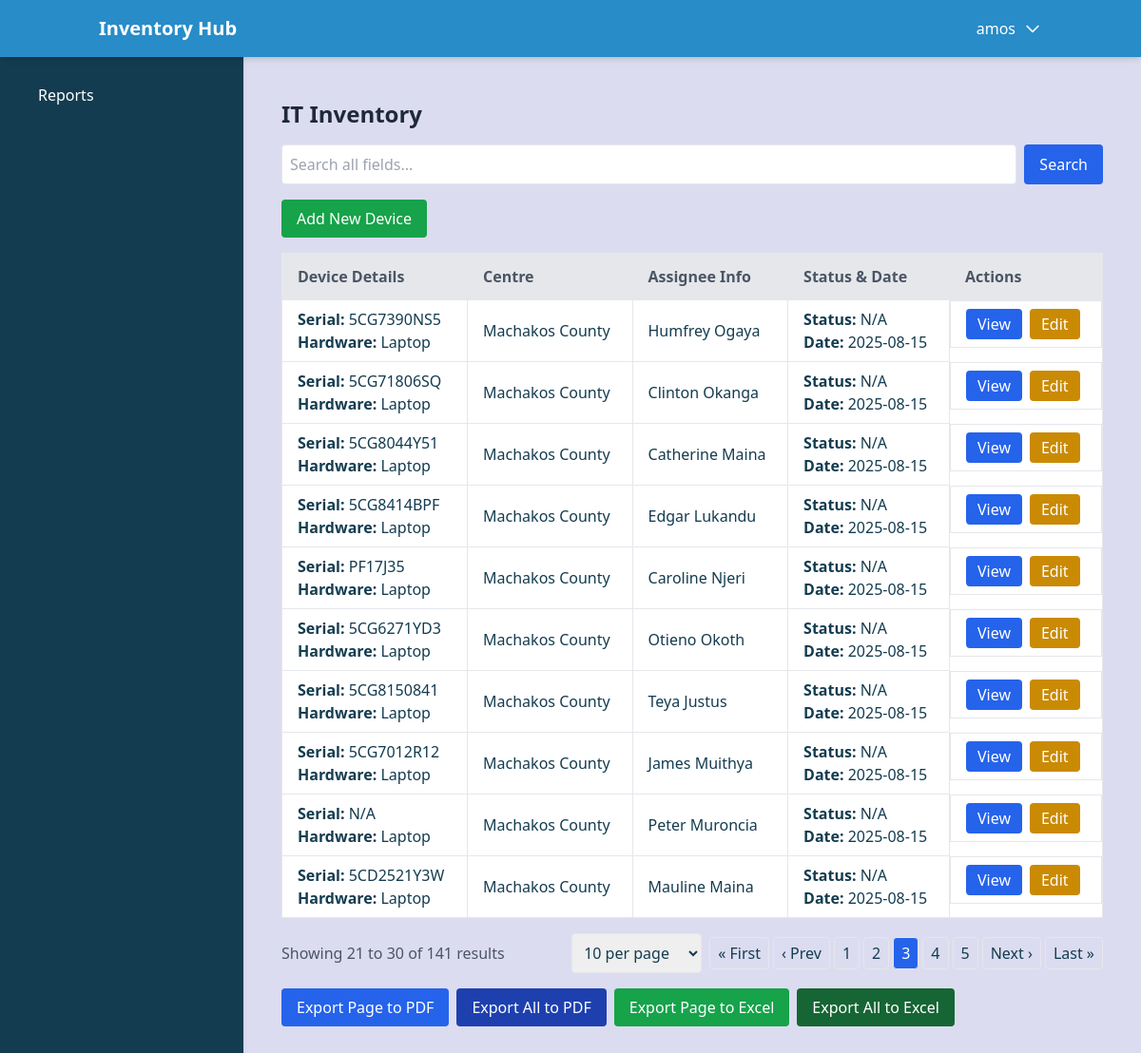
The app's page /display/displaycsv/?page=3&items_per_page=10 (signed in) with its own data.
### devices/models.py (models this page shows, shortened)
class CustomUser(AbstractUser):
    is_trainer = models.BooleanField(default=False)
    is_staff = models.BooleanField(default=True)
    centre = models.ForeignKey('Centre', on_delete=models.SET_NULL, null=True, blank=True)
    groups = models.ManyToManyField(
        'auth.Group',
        related_name='customuser_set',
        blank=True,
        help_text='The groups this user belongs to.',
        verbose_name='groups',
    )
    def __str__(self):
        return self.username

class Import(models.Model):
    centre = models.ForeignKey(Centre, on_delete=models.SET_NULL, null=True, blank=True)
    department = models.CharField(max_length=100, blank=True, null=True)
    hardware = models.CharField(max_length=100, blank=True, null=True)
    system_model = models.CharField(max_length=100, blank=True, null=True)
    processor = models.CharField(max_length=100, blank=True, null=True)
    ram_gb = models.CharField(max_length=10, blank=True, null=True)
    hdd_gb = models.CharField(max_length=10, blank=True, null=True)
    serial_number = models.CharField(max_length=100, blank=True, null=True)
    assignee_first_name = models.CharField(max_length=50, blank=True, null=True)
    assignee_last_name = models.CharField(max_length=50, blank=True, null=True)
    assignee_email_address = models.EmailField(blank=True, null=True)
    device_condition = models.CharField(max_length=100, blank=True, null=True)
    status = models.CharField(max_length=50, blank=True, null=True)
    date = models.DateField(blank=True, null=True)
    added_by = models.ForeignKey(CustomUser, on_delete=models.SET_NULL, null=True, related_name='imports_added')
    approved_by = models.ForeignKey(CustomUser, on_delete=models.SET_NULL, null=True, blank=True, related_name='imports_approved')
    is_approved = models.BooleanField(default=False)
    reason_for_update = models.TextField(blank=True, null=True)

class Centre(models.Model):
    name = models.CharField(max_length=300)
    centre_code = models.CharField(max_length=30, unique=True)
    def __str__(self):
        return f"{self.name} ({self.centre_code})"

### devices/views.py (the view, shortened to what this page needs)
# urls.py: path('displaycsv/', views.display_csv, name='display_csv'),
@login_required
def display_csv(request):
    if request.user.is_superuser:
        data = Import.objects.all()
        logger.debug("Superuser: Fetching all Import records")
    elif request.user.is_trainer:
        if not request.user.centre:
            logger.warning(f"Trainer {request.user.username} has no associated centre")
            data = Import.objects.none()
        else:
            data = Import.objects.filter(centre=request.user.centre)
            logger.debug(f"Trainer {request.user.username}: Fetching records for centre {request.user.centre}, count: {data.count()}")
    else:
        data = Import.objects.none()
        logger.debug(f"User {request.user.username} is neither superuser nor trainer")
    search_query = request.GET.get('search', '')
    items_per_page = request.GET.get('items_per_page', '10')
    try:
        items_per_page = int(items_per_page)
        if items_per_page not in [10, 25, 50, 100, 500]:
            items_per_page = 10
    except ValueError:
        items_per_page = 10
    paginator = Paginator(data, items_per_page)
    page_number = request.GET.get('page', 1)
    try:
        page_number = int(page_number)
    except ValueError:
        page_number = 1
    try:
        data_on_page = paginator.page(page_number)
    except PageNotAnInteger:
        data_on_page = paginator.page(1)
    except EmptyPage:
        data_on_page = paginator.page(paginator.num_pages)
    logger.debug(f"Page {page_number}: {len(data_on_page)} records, Total pages: {paginator.num_pages}")
    data_with_pending = []
    unapproved_count = 0
    for item in data_on_page:
        pending_update = item.pending_updates.order_by('-created_at').first()
        data_with_pending.append({
            'item': item,
            'pending_update': pending_update
        })
        if not item.is_approved:
            unapproved_count += 1
    report_data = {
        'total_records': data.count(),
        'search_query': search_query,
        'items_per_page': items_per_page,
    }
    items_per_page_options = [10, 25, 50, 100, 500]
    return render(request, 'import/displaycsv.html', {
        'data_with_pending': data_with_pending,
        'paginator': paginator,
        'data': data_on_page,
        'report_data': report_data,
        'centres': Centre.objects.all(),
        'items_per_page_options': items_per_page_options,
        'unapproved_count': unapproved_count
    })

### devices/templates/import/displaycsv.html (shortened to what this page needs)
{% extends 'dashboard.html' %}
{% block content %}
<div class="container mx-auto p-4">
  <h2 class="text-2xl font-bold mb-4 text-gray-800">IT Inventory</h2>
  <div class="mb-4">
    <form method="GET" action="{% url 'display_csv' %}" class="flex space-x-2">
      <input type="text" name="search" value="{{ report_data.search_query }}" placeholder="Search all fields..." class="border p-2 rounded w-full focus:outline-none focus:ring-2 focus:ring-blue-500">
      <button type="submit" class="bg-blue-600 text-white px-4 py-2 rounded hover:bg-blue-700 transition duration-200">Search</button>
    </form>
  </div>
  <div class="mb-4 flex flex-col sm:flex-row sm:space-x-4 space-y-2 sm:space-y-0">
    <a href="{% url 'import_add' %}" class="bg-green-600 text-white px-4 py-2 rounded hover:bg-green-700 transition duration-200 w-full sm:w-auto">Add New Device</a>
  </div>
  <div class="overflow-x-auto">
    <table class="min-w-full bg-white border shadow-sm">
      <thead>
        <tr class="bg-gray-200 text-gray-600">
          <th class="py-3 px-4 border text-left">Device Details</th>
          <th class="py-3 px-4 border text-left">Centre</th>
          <th class="py-3 px-4 border text-left">Assignee Info</th>
          <th class="py-3 px-4 border text-left">Status & Date</th>
          <th class="py-3 px-4 border text-left">Actions</th>
        </tr>
      </thead>
      <tbody>
        {% if data_with_pending %}
          {% for entry in data_with_pending %}
            {% with item=entry.item %}
            <tr class="hover:bg-gray-50 animate__animated animate__fadeIn transition duration-150">
              <td class="py-2 px-4 border">
                <strong>Serial:</strong> {{ item.serial_number|default:"N/A" }}<br>
                <strong>Hardware:</strong> {{ item.hardware|default:"N/A" }}
              </td>
              <td class="py-2 px-4 border">{{ item.centre.name|default:"N/A" }}</td>
              <td class="py-2 px-4 border">{{ item.assignee_first_name|default:"N/A" }} {{ item.assignee_last_name|default:"" }}</td>
              <td class="py-2 px-4 border">
                <strong>Status:</strong> {{ item.status|default:"N/A" }}<br>
                <strong>Date:</strong> {{ item.date|date:"Y-m-d"|default:"N/A" }}
              </td>
              <td class="py-2 px-4 border flex space-x-2">
                <button class="bg-blue-600 text-white px-3 py-1 rounded hover:bg-blue-700 transition duration-200" onclick="openModal('viewModal{{ item.id }}')">View</button>
                {% if user.is_superuser or user.is_trainer %}
                  <button class="bg-yellow-600 text-white px-3 py-1 rounded hover:bg-yellow-700 transition duration-200" onclick="openModal('editModal{{ item.id }}')">Edit</button>
                {% endif %}
              </td>
            </tr>
            {% endwith %}
          {% endfor %}
        {% else %}
          <tr>
            <td colspan="5" class="py-2 px-4 border text-center text-gray-600">No records found.</td>
          </tr>
        {% endif %}
      </tbody>
    </table>
  </div>
  {% if paginator.num_pages > 1 or data_with_pending %}
    <div class="flex flex-col md:flex-row justify-between items-center mt-4 space-y-4 md:space-y-0">
      <div class="text-gray-600">
        Showing {{ data.start_index }} to {{ data.end_index }} of {{ report_data.total_records }} results
      </div>
      <div class="flex space-x-2 items-center">
        <div>
          <select onchange="updateItemsPerPage(this)" class="border p-2 rounded focus:outline-none focus:ring-2 focus:ring-blue-500">
            {% for size in items_per_page_options %}
              <option value="{{ size }}" {% if report_data.items_per_page|add:"0" == size|add:"0" %}selected{% endif %}>{{ size }} per page</option>
            {% endfor %}
          </select>
        </div>
        {% if paginator.num_pages > 1 %}
          <div class="flex space-x-1">
            {% if data.has_previous %}
              <a href="{% url 'display_csv' %}?page=1&items_per_page={{ report_data.items_per_page }}" class="px-2 py-1 border rounded hover:bg-gray-200 transition duration-200">&laquo; First</a>
              <a href="{% url 'display_csv' %}?page={{ data.previous_page_number }}&items_per_page={{ report_data.items_per_page }}{% if report_data.search_query %}&search={{ report_data.search_query }}{% endif %}" class="px-2 py-1 border rounded hover:bg-gray-200 transition duration-200">&lsaquo; Prev</a>
            {% endif %}
            {% for num in paginator.page_range %}
              {% if num >= data.number|add:-2 and num <= data.number|add:2 %}
                <a href="{% url 'display_csv' %}?page={{ num }}&items_per_page={{ report_data.items_per_page }}{% if report_data.search_query %}&search={{ report_data.search_query }}{% endif %}" class="px-2 py-1 border rounded {% if num == data.number %}bg-blue-600 text-white{% else %}hover:bg-gray-200{% endif %} transition duration-200">{{ num }}</a>
              {% endif %}
            {% endfor %}
            {% if data.has_next %}
              <a href="{% url 'display_csv' %}?page={{ data.next_page_number }}&items_per_page={{ report_data.items_per_page }}{% if report_data.search_query %}&search={{ report_data.search_query }}{% endif %}" class="px-2 py-1 border rounded hover:bg-gray-200 transition duration-200">Next &rsaquo;</a>
              <a href="{% url 'display_csv' %}?page={{ paginator.num_pages }}&items_per_page={{ report_data.items_per_page }}{% if report_data.search_query %}&search={{ report_data.search_query }}{% endif %}" class="px-2 py-1 border rounded hover:bg-gray-200 transition duration-200">Last &raquo;</a>
            {% endif %}
          </div>
        {% endif %}
      </div>
    </div>
  {% endif %}
  <div class="mt-4 flex flex-col sm:flex-row sm:space-x-2 space-y-2 sm:space-y-0">
    <a href="{% url 'export_to_pdf' %}?scope=page{% if report_data.search_query %}&search={{ report_data.search_query }}{% endif %}&page={{ data.number }}" class="bg-blue-600 text-white px-4 py-2 rounded hover:bg-blue-700 transition duration-200 w-full sm:w-auto">Export Page to PDF</a>
    <a href="{% url 'export_to_pdf' %}?scope=all" class="bg-blue-800 text-white px-4 py-2 rounded hover:bg-blue-900 transition duration-200 w-full sm:w-auto">Export All to PDF</a>
    <button onclick="exportToExcel('page')" class="bg-green-600 text-white px-4 py-2 rounded hover:bg-green-700 transition duration-200 w-full sm:w-auto">Export Page to Excel</button>
    <button onclick="exportToExcel('all')" class="bg-green-800 text-white px-4 py-2 rounded hover:bg-green-900 transition duration-200 w-full sm:w-auto">Export All to Excel</button>
  </div>
</div>
{% endblock %}

### devices/templates/dashboard.html (shortened to what this page needs)
<!DOCTYPE html>
<html lang="en">
<head>
    <script src="https://cdn.tailwindcss.com"></script>
</head>
<body class="flex flex-col min-h-screen bg-light text-primary">
    <header class="bg-accent text-white shadow-md fixed w-full z-50">
        <div class="container mx-auto px-4 py-4 flex items-center justify-between">
            <div class="flex items-center">
                <div class="text-xl font-bold">Inventory Hub</div>
            </div>
            <div class="relative">
                <button id="accountDropdown" class="flex items-center space-x-2 focus:outline-none">
                    <span>{{ user.username }}</span>
                    <svg class="w-5 h-5" fill="none" stroke="currentColor" viewBox="0 0 24 24">
                        <path stroke-linecap="round" stroke-linejoin="round" stroke-width="2" d="M19 9l-7 7-7-7"></path>
                    </svg>
                </button>
            </div>
        </div>
    </header>
    <aside id="sidebar" class="bg-primary text-white w-64 p-6 shadow-md fixed h-screen z-40 transition-transform duration-300 -translate-x-full md:translate-x-0">
        <nav>
            <ul class="space-y-4">
                <li>
                    <a href="#" class="flex items-center justify-between text-white hover:bg-secondary px-4 py-2 rounded" id="manageDevicesToggle">
                    </a>
                </li>
                <li><a href="{% url 'import_displaycsv' %}" class="text-white hover:bg-secondary px-4 py-2 rounded block">Reports</a></li>
            </ul>
        </nav>
    </aside>
    <main class="flex-1 p-6 mt-16 md:ml-64">
        {% block content %}{% endblock %}
    </main>
</body>
</html>

### devices/templates/dashboard.html (style rules this page uses)
.bg-primary { background-color: #143C50; }
.bg-light { background-color: #DCDCF0; }
.bg-accent { background-color: #288CC8; }
.text-primary { color: #143C50; }

### records on screen
CustomUser: username "amos"
Import: item.serial_number "5CG7390NS5", item.hardware "Laptop", item.centre.name "Machakos County", item.assignee_first_name "Humfrey", item.assignee_last_name "Ogaya", item.status "N/A", item "2025-08-15"
Import: item.serial_number "5CG71806SQ", item.hardware "Laptop", item.centre.name "Machakos County", item.assignee_first_name "Clinton", item.assignee_last_name "Okanga", item.status "N/A", item "2025-08-15"
Import: item.serial_number "5CG8044Y51", item.hardware "Laptop", item.centre.name "Machakos County", item.assignee_first_name "Catherine", item.assignee_last_name "Maina", item.status "N/A", item "2025-08-15"
Import: item.serial_number "5CG8414BPF", item.hardware "Laptop", item.centre.name "Machakos County", item.assignee_first_name "Edgar", item.assignee_last_name "Lukandu", item.status "N/A", item "2025-08-15"
Import: item.serial_number "PF17J35", item.hardware "Laptop", item.centre.name "Machakos County", item.assignee_first_name "Caroline", item.assignee_last_name "Njeri", item.status "N/A", item "2025-08-15"
Import: item.serial_number "5CG6271YD3", item.hardware "Laptop", item.centre.name "Machakos County", item.assignee_first_name "Otieno", item.assignee_last_name "Okoth", item.status "N/A", item "2025-08-15"
Import: item.serial_number "5CG8150841", item.hardware "Laptop", item.centre.name "Machakos County", item.assignee_first_name "Teya", item.assignee_last_name "Justus", item.status "N/A", item "2025-08-15"
Import: item.serial_number "5CG7012R12", item.hardware "Laptop", item.centre.name "Machakos County", item.assignee_first_name "James", item.assignee_last_name "Muithya", item.status "N/A", item "2025-08-15"
Import: item.serial_number "N/A", item.hardware "Laptop", item.centre.name "Machakos County", item.assignee_first_name "Peter", item.assignee_last_name "Muroncia", item.status "N/A", item "2025-08-15"
Import: item.serial_number "5CD2521Y3W", item.hardware "Laptop", item.centre.name "Machakos County", item.assignee_first_name "Mauline", item.assignee_last_name "Maina", item.status "N/A", item "2025-08-15"

### other values on screen
{{ data.start_index }} "21"
{{ data.end_index }} "30"
{{ report_data.total_records }} "141"
{{ num }} "1" "2" "3" "4" "5"
form field value "10 per page"
